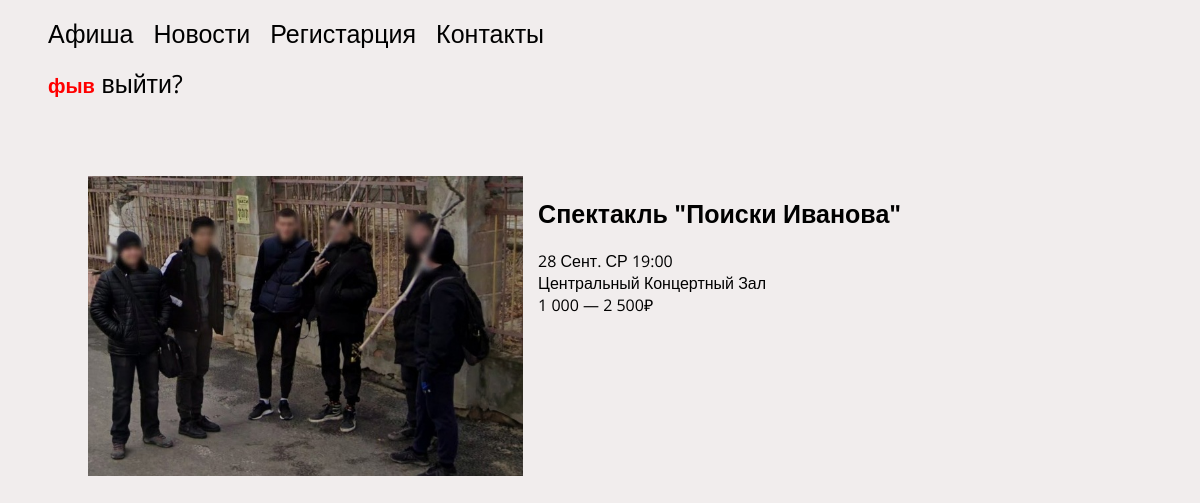
The app's page /theatre.php?posterid=1 (signed in) with its own data.
### tables this page shows
CREATE TABLE `user` (
  `id` int NOT NULL,
  `login` varchar(255) NOT NULL,
  `password` varchar(255) NOT NULL
);

CREATE TABLE `poster` (
  `id` int NOT NULL,
  `img` varchar(255) NOT NULL,
  `name` varchar(255) NOT NULL,
  `date` varchar(255) NOT NULL,
  `place` varchar(255) NOT NULL,
  `price` varchar(255) NOT NULL
);

### theatre.php (the view, shortened to what this page needs)
<?php include 'connect.php' ?>
<!DOCTYPE html>
<html lang="ru">
<head>
    <link rel="stylesheet" href="/style/style.css">
</head>
<body>
    <header class="header">
        <div class="header-container ">
            <nav class="header-nav">
                <ul class="menu flex">
                    <li>
                        <a href="index.php" class="header-link">Афиша</a>
                    </li>
                    <li>
                        <a href="#">Новости</a>
                    <li>
                        <a href="reg.php">Регистарция</a>
                    </li>
                    </li>
                    <li>
                        <a href="#">Контакты</a>
                    </li>
                </ul>
                <?php
                echo "<ul class='header-cabinet'>";
                if (isset($_SESSION["userid"])) {
                    $currentID = $_SESSION["userid"];
                    $loginSelect = "SELECT login FROM `user` WHERE id = '$currentID'";
                    $loginResult = mysqli_query($conn, $loginSelect);
                    $loginFetch = mysqli_fetch_array($loginResult);
                    echo "<span class ='nameclass'>" . $loginFetch['login'] . "</span>";
                    echo "<a href='exit.php'>" . " выйти?" . "</a>";
                } else {
                    echo "<a href='auth.php'>" . "Авторизация" . "</a>";
                }
                echo "</ul>"
                ?>
            </nav>
        </div>
    </header>
    <main class="main">
        <section class="section concert-about concert-about__section">
            <div class="container concert-about__container">
                <?php
                $poster = $_GET['posterid'];
                $posterIDSelect = "SELECT * FROM `poster` WHERE id = '$poster'";
                $posterIDSelectResult = mysqli_query($conn, $posterIDSelect);
                foreach ($posterIDSelectResult as $posterIDRow) {
                    echo "<div class='concert-about__wrapper'>";
                    echo "<img src='img/" . $posterIDRow['img'] . "' class='concert__image alt=''>";
                    echo "<div class='concert-about__content__wrapper'>";
                    echo "<h2 class='about__header'>" .
                        "<a href='index.php?name=' class='about__link'>" . $posterIDRow['name'] . "</a>" .
                        "</h2>";
                    echo "<span class='concert-about__span'>" . "$posterIDRow[date]" . "</span>";
                    echo "<span class='concert-about__span'>" . "$posterIDRow[place]" . "</span>";
                    echo "<span class='concert-about__span'>" . "$posterIDRow[price]" . "</span>";
                    echo "</div>";
                }
                ?>
            </div>
        </section>
    </main>
</body>
</html>

### style/style.css (style rules this page uses)
html { box-sizing: border-box; }
a { align-items: center; text-decoration: none; color: black; font-size: 25px; padding-right: 20px; }
body { background-color: rgb(241, 237, 237); font-family: 'Open Sans', sans-serif; }
.header { padding-bottom: 10px; }
.flex { display: flex; }
.container { padding: 0 15px; margin: 0 auto; max-width: 1024px; }
ul { list-style: none; }
.nameclass { font-family: 'Open Sans', sans-serif; color: red; font-size: 20px; font-weight: 600; }
img { max-width: 100%; }
.concert__image { max-height: 300px; }
.concert-about__wrapper { display: flex; flex-direction: row; margin-bottom: 20px; }
.concert-about__container { padding-top: 50px; }
.concert-about__content__wrapper { display: flex; flex-direction: column; align-content: center; padding: 0 15px; }

### records on screen
user: login "фыв"
poster: img (picture), name "Спектакль \"Поиски Иванова\"", date "28 Сент. СР 19:00", place "Центральный Концертный Зал", price "1 000 — 2 500₽"
